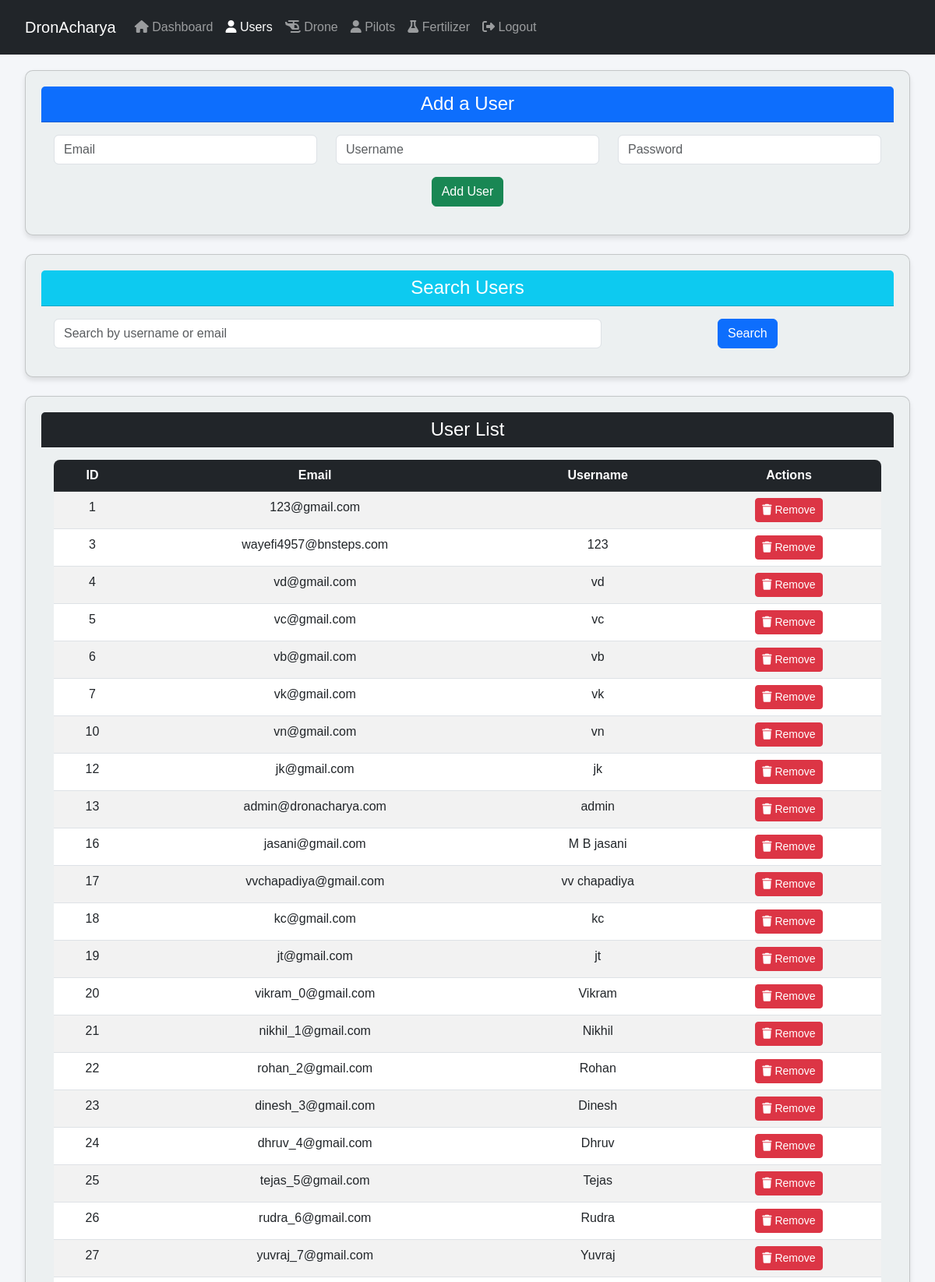
The page /users.php (upper part) on the database its author committed.
### tables this page shows
CREATE TABLE `registration` (
  `id` int(11) NOT NULL,
  `email` varchar(100) NOT NULL,
  `username` varchar(100) NOT NULL,
  `password` varchar(8) NOT NULL
);

### users.php (the view, shortened to what this page needs)
<?php
$servername = "localhost";
$username = "root";
$password = "";
$dbname = "project";
$conn = new mysqli($servername, $username, $password, $dbname);
$search = "";
if (isset($_GET['search'])) {
    $search = $_GET['search'];
    $sql = "SELECT * FROM registration WHERE username LIKE '%$search%' OR email LIKE '%$search%'";
} else {
    $sql = "SELECT * FROM registration";
}
$result = $conn->query($sql);
?>
<!DOCTYPE html>
<html lang="en">
<head>
    <link rel="stylesheet" href="https://cdn.jsdelivr.net/npm/bootstrap@5.3.0/dist/css/bootstrap.min.css">
    <link rel="stylesheet" href="https://cdnjs.cloudflare.com/ajax/libs/font-awesome/6.4.2/css/all.min.css">
    <link rel="stylesheet" href="./Style/admin.css">
</head>
<body>
    <nav class="navbar navbar-expand-lg navbar-dark bg-dark">
        <div class="container-fluid">
            <a class="navbar-brand" href="#">DronAcharya</a>
            <div class="collapse navbar-collapse" id="navbarNav">
                <ul class="navbar-nav">
                    <li class="nav-item">
                        <a class="nav-link" href="./admin.php"><i class="fas fa-home"></i> Dashboard</a>
                    </li>
                    <li class="nav-item">
                        <a class="nav-link active" href="./users.php"><i class="fas fa-user"></i> Users</a>
                    </li>
                    <li class="nav-item">
                        <a class="nav-link" href="./dronePanel.php"><i class="fas fa-helicopter"></i> Drone</a>
                    </li>
                    <li class="nav-item">
                        <a class="nav-link" href="./operators.php"><i class="fas fa-user"></i> Pilots</a>
                    </li>
                    <li class="nav-item">
                        <a class="nav-link" href="./fertilizerPanel.php"><i class="fas fa-flask"></i> Fertilizer</a>
                    </li>
                    <li class="nav-item">
                        <a class="nav-link" href="./logout.php"><i class="fas fa-sign-out-alt"></i> Logout</a>
                    </li>
                </ul>
            </div>
        </div>
    </nav>
    <div class="content">
        <div class="container-fluid">
            <div class="row">
                <div class="col-12">
                    <div class="card">
                        <div class="card-header bg-primary text-white">
                            <h4 class="mb-0">Add a User</h4>
                        </div>
                        <div class="card-body">
                            <form method="POST" action="add_user.php">
                                <div class="row mb-3">
                                    <div class="col-md-4">
                                        <input type="email" name="email" class="form-control" placeholder="Email" required>
                                    </div>
                                    <div class="col-md-4">
                                        <input type="text" name="username" class="form-control" placeholder="Username" required>
                                    </div>
                                    <div class="col-md-4">
                                        <input type="password" name="password" class="form-control" placeholder="Password" required>
                                    </div>
                                </div>
                                <div class="row">
                                    <div class="col-12">
                                        <button type="submit" name="add" class="btn btn-success">Add User</button>
                                    </div>
                                </div>
                            </form>
                        </div>
                    </div>
                    <div class="card mt-4">
                        <div class="card-header bg-info text-white">
                            <h4 class="mb-0">Search Users</h4>
                        </div>
                        <div class="card-body">
                            <form method="GET" class="row g-3">
                                <div class="col-md-8">
                                    <input type="text" name="search" class="form-control" placeholder="Search by username or email" value="<?= htmlspecialchars($search) ?>">
                                </div>
                                <div class="col-md-4">
                                    <button type="submit" class="btn btn-primary">Search</button>
                                </div>
                            </form>
                        </div>
                    </div>
                    <div class="card mt-4">
                        <div class="card-header bg-dark text-white">
                            <h4 class="mb-0">User List</h4>
                        </div>
                        <div class="card-body">
                            <div class="table-responsive">
                                <table class="table table-striped table-hover">
                                    <thead class="table-dark">
                                        <tr>
                                            <th>ID</th>
                                            <th>Email</th>
                                            <th>Username</th>
                                            <th>Actions</th>
                                        </tr>
                                    </thead>
                                    <tbody>
                                        <?php while ($row = $result->fetch_assoc()): ?>
                                            <tr>
                                                <td><?= $row['id'] ?></td>
                                                <td><?= $row['email'] ?></td>
                                                <td><?= $row['username'] ?></td>
                                                <td>
                                                    <a href="delete_user.php?id=<?= $row['id'] ?>"
                                                       onclick="return confirm('Are you sure you want to delete this user?')"
                                                       class="btn btn-danger btn-sm">
                                                        <i class="fa-solid fa-trash"></i> Remove
                                                    </a>
                                                </td>
                                            </tr>
                                        <?php endwhile; ?>
                                    </tbody>
                                </table>
                            </div>
                        </div>
                    </div>
                </div>
            </div>
        </div>
    </div>
</body>
</html>

### Style/admin.css (style rules this page uses)
* { margin: 0; padding: 0; box-sizing: border-box; font-family: Arial, sans-serif; }
body { font-family: Arial, sans-serif; background-color: #f4f6f9; }
.navbar { display: flex; justify-content: space-between; align-items: center; background: #2c3e50; color: white; padding: 15px 20px; }
.content { flex-grow: 1; padding: 20px; overflow-y: auto; display: flex; flex-direction: column; }
.card { background: #ecf0f1; padding: 20px; border-radius: 10px; text-align: center; box-shadow: 0 4px 6px rgba(0, 0, 0, 0.1); }
.table-responsive { overflow-x: auto; -webkit-overflow-scrolling: touch; position: relative; border-radius: 8px; background: #fff; }
.table-responsive::after { content: ''; position: absolute; right: 0; top: 0; bottom: 0; width: 30px; background: linear-gradient(to right, transparent, rgba(0,0,0,0.1)); pointer-events: none; opacity: 0; transition: opacity 0.3s; }

### rows shown on the page
registration: id "1", email "123@gmail.com"
registration: id "3", email "wayefi4957@bnsteps.com", username "123"
registration: id "4", email "vd@gmail.com", username "vd"
registration: id "5", email "vc@gmail.com", username "vc"
registration: id "6", email "vb@gmail.com", username "vb"
registration: id "7", email "vk@gmail.com", username "vk"
registration: id "10", email "vn@gmail.com", username "vn"
registration: id "12", email "jk@gmail.com", username "jk"
registration: id "13", email "admin@dronacharya.com", username "admin"
registration: id "16", email "jasani@gmail.com", username "M B jasani"
registration: id "17", email "vvchapadiya@gmail.com", username "vv chapadiya"
registration: id "18", email "kc@gmail.com", username "kc"
registration: id "19", email "jt@gmail.com", username "jt"
registration: id "20", email "vikram_0@gmail.com", username "Vikram"
registration: id "21", email "nikhil_1@gmail.com", username "Nikhil"
registration: id "22", email "rohan_2@gmail.com", username "Rohan"
registration: id "23", email "dinesh_3@gmail.com", username "Dinesh"
registration: id "24", email "dhruv_4@gmail.com", username "Dhruv"
registration: id "25", email "tejas_5@gmail.com", username "Tejas"
registration: id "26", email "rudra_6@gmail.com", username "Rudra"
registration: id "27", email "yuvraj_7@gmail.com", username "Yuvraj"
